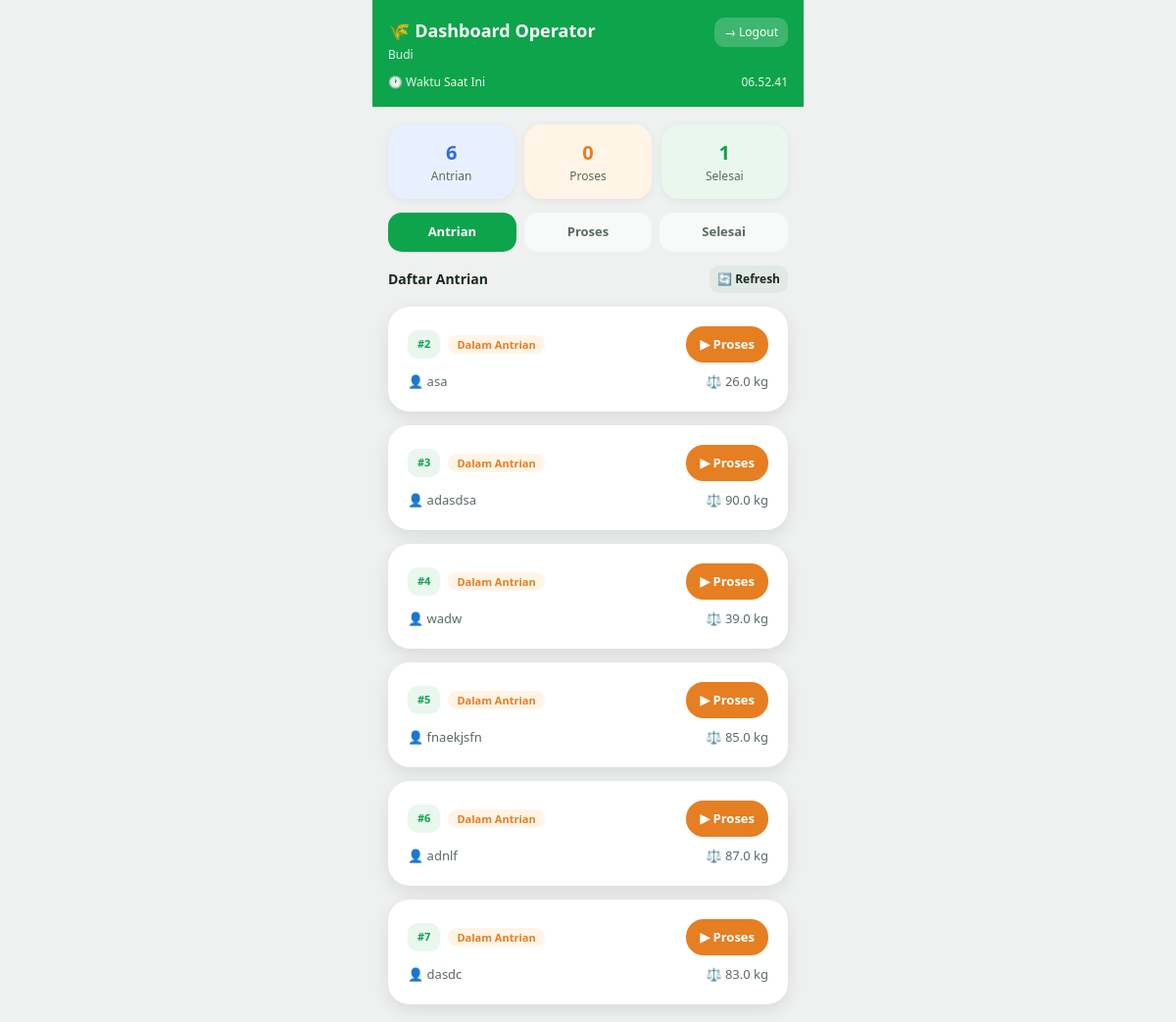
The page /operator.php (signed in) on the database as committed earlier.
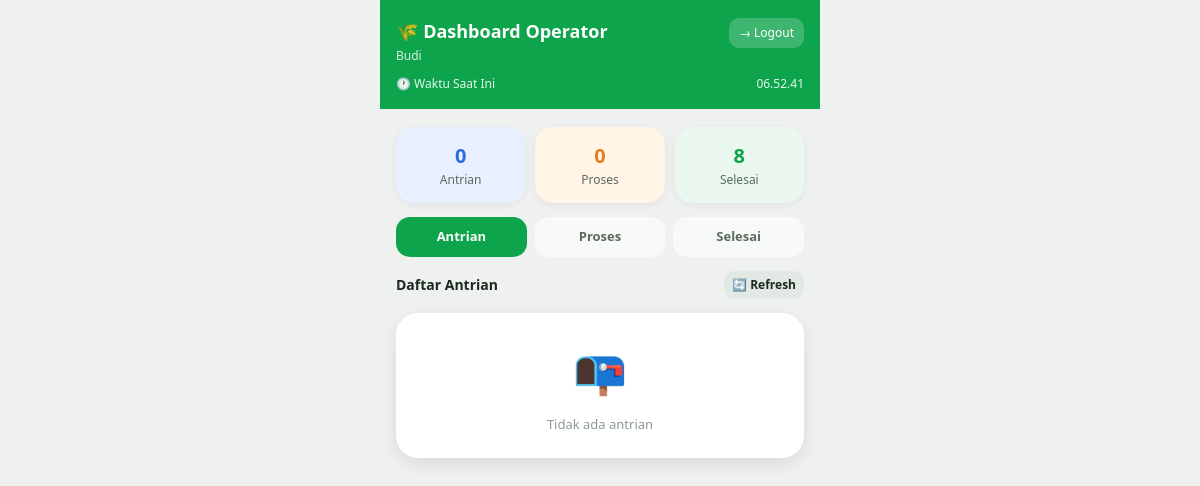
The same page on the database as committed later.
### tables this page shows
CREATE TABLE pesanan (
        id                  INTEGER PRIMARY KEY AUTOINCREMENT,
        order_id            TEXT UNIQUE NOT NULL,
        nomor_antrian       INTEGER NOT NULL,
        nama_pelanggan      TEXT NOT NULL,
        nomor_telepon       TEXT NOT NULL,
        berat_padi          REAL NOT NULL DEFAULT 0,
        harga_per_kg        REAL NOT NULL DEFAULT 500,
        total_bayar         REAL NOT NULL DEFAULT 0,
        metode_bayar        TEXT DEFAULT 'cash',
        status              TEXT DEFAULT 'antrian',
        hasil_beras         REAL DEFAULT 0,
        hasil_dedak         REAL DEFAULT 0,
        estimasi_selesai    TEXT DEFAULT '',
        estimasi_menit      INTEGER DEFAULT 0,
        waktu_pesan         DATETIME DEFAULT CURRENT_TIMESTAMP,
        waktu_proses        DATETIME,
        waktu_selesai       DATETIME,
        waktu_diambil       DATETIME
    );

### operator.php (the view, shortened to what this page needs)
<?php
$staff = $_SESSION['staff'];
$db    = getDB();
$tab   = $_GET['tab'] ?? 'antrian';
$antrian = $db->query("SELECT * FROM pesanan WHERE status = 'antrian' ORDER BY nomor_antrian ASC")->fetchAll(PDO::FETCH_ASSOC);
$proses  = $db->query("SELECT * FROM pesanan WHERE status = 'proses'  ORDER BY nomor_antrian ASC")->fetchAll(PDO::FETCH_ASSOC);
$selesai = $db->query("SELECT * FROM pesanan WHERE status IN ('selesai','diambil') ORDER BY waktu_selesai DESC LIMIT 20")->fetchAll(PDO::FETCH_ASSOC);
$jml_antrian = count($antrian);
$jml_proses  = count($proses);
$jml_selesai = count($selesai);
?>
<!DOCTYPE html>
<html lang="id">
<head>
    <link rel="stylesheet" href="css/base.css">
    <link rel="stylesheet" href="css/operator.css">
</head>
<body>
<div class="app-wrapper">
    <div class="top-bar">
        <div class="topbar-row">
            <div>
                <h1>🌾 Dashboard Operator</h1>
                <div class="subtitle"><?= htmlspecialchars($staff['nama']) ?></div>
            </div>
            <a href="logout.php" class="logout-btn">→ Logout</a>
        </div>
        <div class="waktu-display">
            <span>🕐 Waktu Saat Ini</span>
            <span id="jamSekarang"><?= date('H.i.s') ?></span>
        </div>
    </div>
    <div class="content">
        <div class="stat-grid">
            <div class="stat-card stat-blue">
                <div class="stat-num"><?= $jml_antrian ?></div>
                <div class="stat-label">Antrian</div>
            </div>
            <div class="stat-card stat-orange">
                <div class="stat-num"><?= $jml_proses ?></div>
                <div class="stat-label">Proses</div>
            </div>
            <div class="stat-card stat-green">
                <div class="stat-num"><?= $jml_selesai ?></div>
                <div class="stat-label">Selesai</div>
            </div>
        </div>
        <div class="tabs">
            <a href="?tab=antrian" class="tab <?= $tab === 'antrian' ? 'active' : '' ?>">Antrian</a>
            <a href="?tab=proses"  class="tab <?= $tab === 'proses'  ? 'active' : '' ?>">Proses</a>
            <a href="?tab=selesai" class="tab <?= $tab === 'selesai' ? 'active' : '' ?>">Selesai</a>
        </div>
        <div class="section-title">
            <?php
            if ($tab === 'antrian')     echo 'Daftar Antrian';
            elseif ($tab === 'proses')  echo 'Sedang Diproses';
            else                        echo 'Selesai';
            ?>
            <a href="operator.php?tab=<?= $tab ?>" class="refresh-btn-content">🔄 Refresh</a>
        </div>
        <?php if ($tab === 'antrian'): ?>
            <?php if (empty($antrian)): ?>
            <div class="empty-state card"><div class="empty-icon">📭</div><p>Tidak ada antrian</p></div>
            <?php else: ?>
            <?php foreach ($antrian as $item): ?>
            <div class="card operator-card">
                <div class="operator-card-header">
                    <div class="operator-card-header-left">
                        <div class="antrian-number-badge antrian-badge-sm">#<?= $item['nomor_antrian'] ?></div>
                        <span class="badge badge-antrian">Dalam Antrian</span>
                    </div>
                    <a href="proses_penggilingan.php?id=<?= $item['id'] ?>" class="btn btn-orange btn-sm">▶ Proses</a>
                </div>
                <div class="operator-card-body">
                    <div>👤 <?= htmlspecialchars($item['nama_pelanggan']) ?></div>
                    <div>⚖️ <?= number_format($item['berat_padi'], 1) ?> kg</div>
                </div>
            </div>
            <?php endforeach; ?>
            <?php endif; ?>
        <?php endif; ?>
    </div>
</div>
</body>
</html>

Rows that differ between the two databases and show on the page:
no longer on this page (row edited): pesanan: nomor_antrian "2", nama_pelanggan "asa", berat_padi "26.0"
no longer on this page (row edited): pesanan: nomor_antrian "3", nama_pelanggan "adasdsa", berat_padi "90.0"
no longer on this page (row edited): pesanan: nomor_antrian "4", nama_pelanggan "wadw", berat_padi "39.0"
no longer on this page (row edited): pesanan: nomor_antrian "5", nama_pelanggan "fnaekjsfn", berat_padi "85.0"
no longer on this page (row edited): pesanan: nomor_antrian "6", nama_pelanggan "adnlf", berat_padi "87.0"
no longer on this page (row edited): pesanan: nomor_antrian "7", nama_pelanggan "dasdc", berat_padi "83.0"
Other text that changed with them:
$jml_antrian: "6" → "0"
$jml_selesai: "1" → "8"
text now shown: "📭 Tidak ada antrian"
